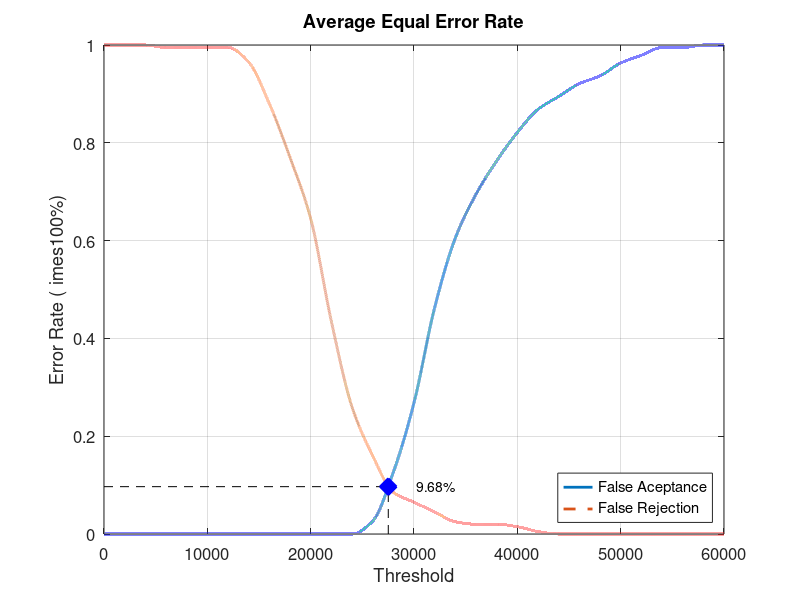
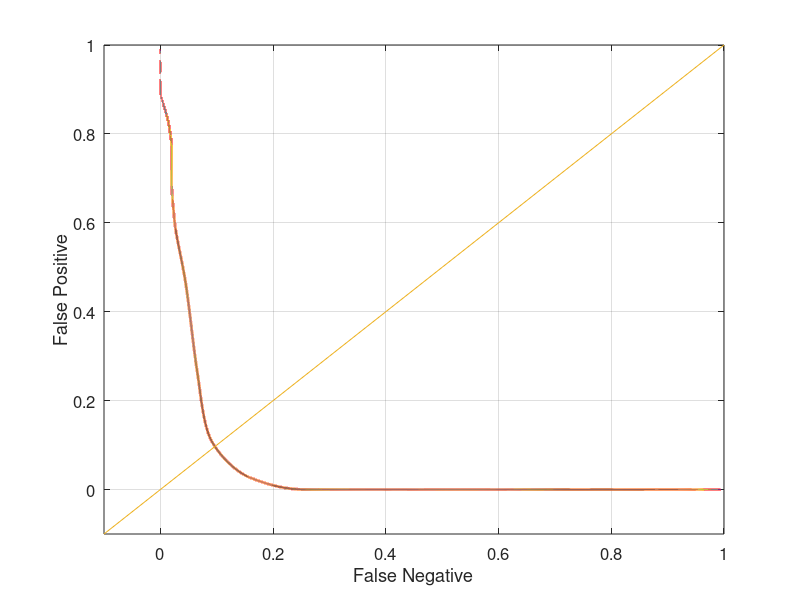

MATLAB code for these plots, in order:
close all;
clear;
clc;
x = 0:2000:60000;
xq = 0:0.5:60000;

y0 = [0 0 0 0 0 0 0 0 0 0 0 0 0 0.0263158 0.126316 0.268421 0.463158 0.605263 0.694737 0.763158 0.821053 0.868421 0.894737 0.921053 0.936842 0.963158 0.978947 0.994737 0.994737 1 1]
yy0 = interp1(x, y0, xq, 'pchip');
y1 = [1 1 1 0.995 0.995 0.995 0.995 0.965 0.88 0.77 0.645 0.435 0.26 0.16 0.085 0.065 0.045 0.025 0.02 0.02 0.015 0.005 0 0 0 0 0 0 0 0 0]
yy1 = interp1(x, y1, xq, 'pchip');

% Calculating EER: 
y2 = abs(y0 - y1);
find(y2 == min(y2))
yy2 = abs(yy0 - yy1);
xEER = find(yy2 == min(yy2));
xEERIndex = xq(xEER) % X-axis EER
yEER = yy0(xEER) % Y-axis EER

main = figure
plot(xq, yy0,'-','LineWidth', 2);	hold on
plot(xq, yy1,'--','LineWidth', 2);	hold on
plot([xEERIndex xEERIndex], [0 yEER], 'k--');	hold on
plot([0 xEERIndex], [yEER yEER], 'k--');	hold on
plot(xEERIndex, yEER, 'bx', 'LineWidth', 10);	hold on
text(xEERIndex + 10 * xEERIndex / 100, yEER, [num2str(round((10000 * yEER)) / 100) '%'])
legend('False Aceptance', 'False Rejection', 'Location', 'SouthEast')
xlabel('Threshold')
ylabel('Error Rate (	imes100%)')
title('Average Equal Error Rate')
set(gca, 'FontSize', 12)
axis([0 60000 0 1])
grid on

print(main, 'Database4_4Main', '-dpng');
FNRxFPR = figure('Color', [1 1 1]);
plot(yy1, yy0, '-', yy1, yy0, 'LineWidth', 2);
hold on
y = -0.1:0.1:1
plot(y, y); 
set(gca, 'FontSize', 12)
xlabel('False Negative')
ylabel('False Positive')
axis([-0.1 1 -0.1 1])
set(gca, 'FontSize', 12)
grid on

print(FNRxFPR, 'Database4_4FNRxFPR','-dpng');
